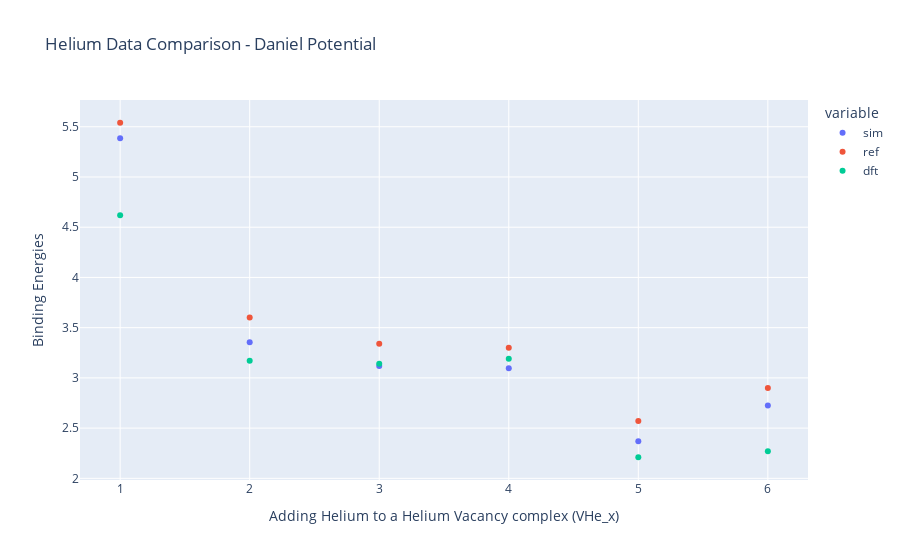

The notebook cell saved with this chart:
### Code cell
energy_lst = []

x = np.arange(7)

for i in x:

    energy = data['V_1H_0He_%d' % i]['energy_opt']

    energy_lst.append(energy)

energy_lst = np.array(energy_lst)

binding = {}

binding['sim'] = -np.diff(energy_lst) - perfect + he_int

binding['x'] = x[1:]

binding['ref'] = np.array([5.54, 3.60, 3.34, 3.30, 2.57, 2.90])

binding['dft'] = np.array([4.62, 3.17, 3.14, 3.19, 2.21, 2.27])

binding_df = pd.DataFrame(binding)

# Create a line plot using Plotly Express
fig = px.scatter(binding_df, x='x', y=['sim', 'ref', 'dft'],
              labels={'x': 'Adding Helium to a Helium Vacancy complex (VHe_x)', 'value': 'Binding Energies'},
              title='Helium Data Comparison - Daniel Potential')

# Show the plot
fig.show()

### Figure 1 — Plotly figure (JSON) as saved in the notebook; plotly's stock layout.template omitted (floating-point values rounded to 4 significant figures)
{"data": [{"hovertemplate": "variable=sim<br>Adding Helium to a Helium Vacancy complex (VHe_x)=%{x}<br>Binding Energies=%{y}<extra></extra>", "legendgroup": "sim", "marker": {"color": "#636efa", "symbol": "circle"}, "mode": "markers", "name": "sim", "orientation": "v", "showlegend": true, "type": "scatter", "x": [1, 2, 3, 4, 5, 6], "xaxis": "x", "y": [5.385, 3.354, 3.119, 3.096, 2.368, 2.726], "yaxis": "y"}, {"hovertemplate": "variable=ref<br>Adding Helium to a Helium Vacancy complex (VHe_x)=%{x}<br>Binding Energies=%{y}<extra></extra>", "legendgroup": "ref", "marker": {"color": "#EF553B", "symbol": "circle"}, "mode": "markers", "name": "ref", "orientation": "v", "showlegend": true, "type": "scatter", "x": [1, 2, 3, 4, 5, 6], "xaxis": "x", "y": [5.54, 3.6, 3.34, 3.3, 2.57, 2.9], "yaxis": "y"}, {"hovertemplate": "variable=dft<br>Adding Helium to a Helium Vacancy complex (VHe_x)=%{x}<br>Binding Energies=%{y}<extra></extra>", "legendgroup": "dft", "marker": {"color": "#00cc96", "symbol": "circle"}, "mode": "markers", "name": "dft", "orientation": "v", "showlegend": true, "type": "scatter", "x": [1, 2, 3, 4, 5, 6], "xaxis": "x", "y": [4.62, 3.17, 3.14, 3.19, 2.21, 2.27], "yaxis": "y"}], "layout": {"legend": {"title": {"text": "variable"}, "tracegroupgap": 0}, "title": {"text": "Helium Data Comparison - Daniel Potential"}, "xaxis": {"anchor": "y", "domain": [0, 1], "title": {"text": "Adding Helium to a Helium Vacancy complex (VHe_x)"}}, "yaxis": {"anchor": "x", "domain": [0, 1], "title": {"text": "Binding Energies"}}}}
